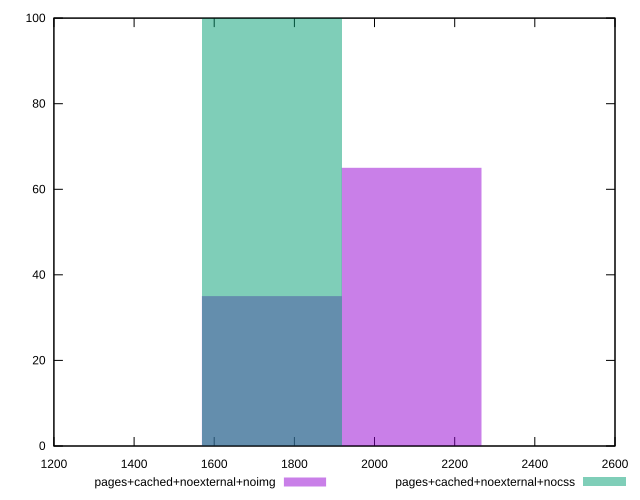

Write gnuplot code to recreate this figure.
reset
set terminal svg size 640, 500 enhanced background rgb 'white'
set output "reprap/metrics/comparison/histogram/8_vs_9.svg"

$pagesCachedNoexternalNoimg <<EOF
1734.3477905773887 35
2081.2173486928664 65
EOF

$pagesCachedNoexternalNocss <<EOF
1734.3477905773887 100
EOF

set key outside below
set boxwidth 346.86955811547773
set yrange [0:100]
set style fill transparent solid 0.5 noborder

plot \
  $pagesCachedNoexternalNoimg title "pages+cached+noexternal+noimg" with boxes, \
  $pagesCachedNoexternalNocss title "pages+cached+noexternal+nocss" with boxes, \


reset
